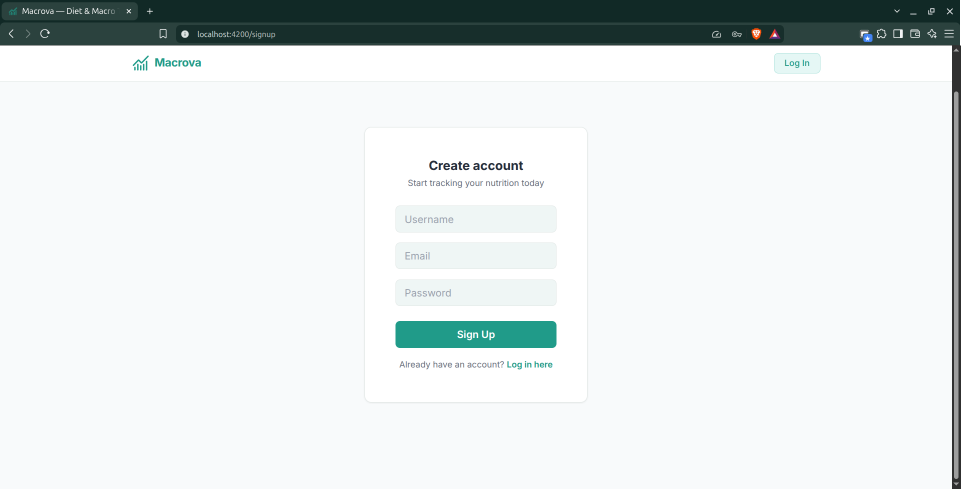
#> input picture docs/output/assets/1-signup-page.png, 1921 x 978 px (shown at 1/2 size); its folder holds only this picture in this run
$ python crop_shots.py
#> lines starting #> are read from the running program, lines starting #| are printed output that depends on the picture; after the words box and inside, x2 and y2 are one past the last pixel; in counts of white or black regions, pixels touching at a corner belong together
"""Trim the browser chrome and the empty canvas margins from the raw screenshots."""

import os
import sys

import numpy as np
from PIL import Image

HERE = os.path.dirname(os.path.abspath(__file__))
ASSETS = os.path.join(os.path.dirname(HERE), "assets")
OUT = os.path.join(ASSETS, "shots")
PAGE_TOP = 91      # first row below the browser chrome
PAD_X = 26
PAD_Y = 16


def content_top(grey):
    """First row after the white application header that follows the browser chrome."""
    white = (grey > 254).mean(axis=1)
    y = PAGE_TOP
    while y < grey.shape[0] and white[y] > 0.90:
        y += 1
    return y


def crop(path):
#> called with path = 'docs/output/assets/1-signup-page.png'
    im = Image.open(path).convert("RGB")
#> im is the input picture: PIL image 1921x978 RGB; mean R, G, B 224.8, 229.8, 230
    a = np.asarray(im).astype(np.int16)
    h, w, _ = a.shape
#> h = 978; w = 1921
    grey = a[:, : w - 26].mean(axis=2)
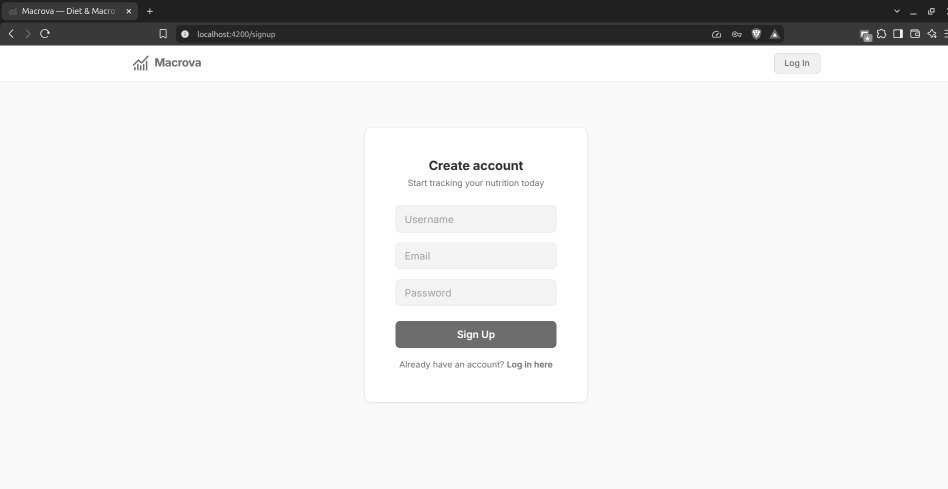
#> grey: shape (978, 1895) float64 (shown at 1/2 size); min 26, max 255, mean 229.4

    top = content_top(grey)
#> in content_top, `white = (grey > 254).mean(axis=1)`: white = 978 values, max 1 at index 91, min 0 at index 0, mean 0.161
#> the loop in content_top, `while y < grey.shape[0] and white[y] > 0.90:` made 31 passes
#> after the loop in content_top, `while y < grey.shape[0] and white[y] > 0.90:`: y = 122
#> top = 122
    canvas = a[top + 2, : w - 26]
#> canvas = 1895 rows, first 8: [255, 255, 255], [255, 255, 255], [255, 255, 255], [255, 255, 255], [255, 255, 255], [255, 255, 255], [255, 255, 255], [255, 255, 255]
    modal = (canvas // 4 * 4)
#> modal = 1895 rows, first 8: [252, 252, 252], [252, 252, 252], [252, 252, 252], [252, 252, 252], [252, 252, 252], [252, 252, 252], [252, 252, 252], [252, 252, 252]
    values, counts = np.unique(modal, axis=0, return_counts=True)
#> values = 84 rows, first 8: [32, 152, 136], [32, 152, 140], [32, 152, 144], [32, 152, 148], [32, 156, 160], [32, 160, 156], [32, 160, 168], [32, 164, 176]; counts = 84 values, max 1707 at index 83, min 1 at index 1, mean 22.56
    bg = values[counts.argmax()]
#> bg = [252, 252, 252]

    body = a[top:, : w - 26]
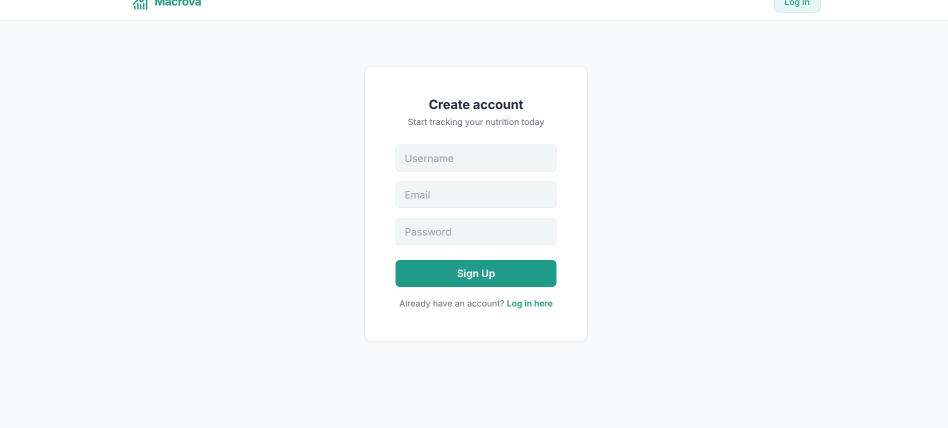
#> body: shape (856, 1895, 3) int16 (shown at 1/2 size); mean R, G, B 245.8, 249.1, 249.7
    mask = np.abs(body - bg).max(axis=2) > 6
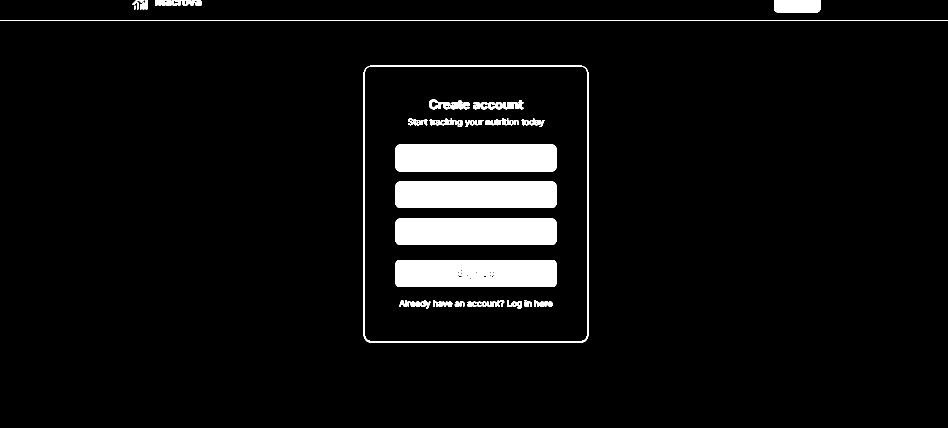
#> mask: shape (856, 1895) bool (shown at 1/2 size); 5.3% white; 45 white regions (3 under 20 px), largest, box (x1, y1, x2, y2) and area: (791, 289, 1113, 343) 17320, (791, 520, 1113, 574) 17134, (791, 363, 1113, 416) 16998
    cols = mask.sum(axis=0)
#> cols = 1895 values, max 540 at index 729, min 1 at index 0, mean 45.37
    rows = mask.sum(axis=1)
#> rows = 856 values, max 1895 at index 40, min 0 at index 25, mean 100.4
    keep_x = np.where(cols > 4)[0]
#> keep_x = 657 values from 266 to 1640
    keep_y = np.where(rows > 4)[0]
#> keep_y = 578 values from 0 to 685
    if keep_x.size == 0 or keep_y.size == 0:
        return im

    x0 = max(0, int(keep_x.min()) - PAD_X)
#> x0 = 240
    x1 = min(w - 26, int(keep_x.max()) + PAD_X)
#> x1 = 1666
    y0 = max(0, top - 4)
#> y0 = 118
    y1 = min(h, top + int(keep_y.max()) + PAD_Y)
#> y1 = 823
    return im.crop((x0, y0, x1, y1))
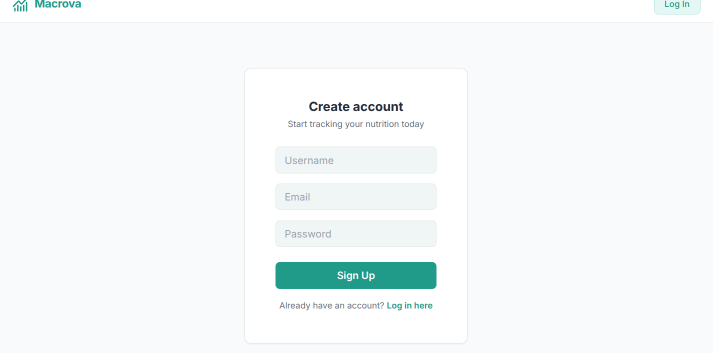
#> returned value: PIL image 1426x705 RGB (shown at 1/2 size); mean R, G, B 244.4, 248.4, 248.8


def main():
    os.makedirs(OUT, exist_ok=True)
    files = [n for n in os.listdir(ASSETS) if n[0].isdigit() and n.endswith(".png")]
    files.sort(key=lambda n: int(n.split("-")[0]))
    for name in files:
        n = int(name.split("-")[0])
        im = crop(os.path.join(ASSETS, name))
        im.save(os.path.join(OUT, f"shot-{n}.png"))
        print(f"{name:44s} -> shot-{n}.png  {im.size}")
#| 1-signup-page.png                            -> shot-1.png  (1426, 705)


if __name__ == "__main__":
    sys.exit(main())
#> (the program exits here)

$ run again, on docs/output/assets/13-meal-tracks-history-page.png
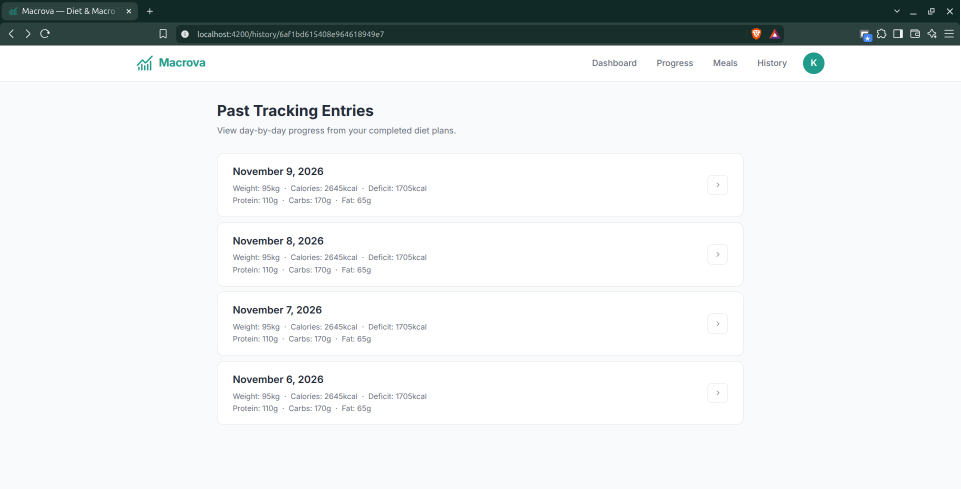
#> input picture docs/output/assets/13-meal-tracks-history-page.png, 1921 x 978 px (shown at 1/2 size)
#> in crop, im is the input picture: PIL image 1921x978 RGB; mean R, G, B 228.2, 231.6, 232
#> white = 978 values, max 1 at index 91, min 0 at index 0, mean 0.342
#> the loop in content_top, `while y < grey.shape[0] and white[y] > 0.90:` made 30 passes
#> after the loop in content_top, `while y < grey.shape[0] and white[y] > 0.90:`: y = 121
#> canvas = 1895 rows, first 8: [255, 255, 255], [255, 255, 255], [255, 255, 255], [255, 255, 255], [255, 255, 255], [255, 255, 255], [255, 255, 255], [255, 255, 255]
#> modal = 1895 rows, first 8: [252, 252, 252], [252, 252, 252], [252, 252, 252], [252, 252, 252], [252, 252, 252], [252, 252, 252], [252, 252, 252], [252, 252, 252]
#> values = 168 rows, first 8: [32, 152, 136], [32, 152, 140], [32, 152, 144], [32, 152, 148], [32, 152, 152], [32, 156, 160], [32, 168, 184], [36, 152, 136]; counts = 168 values, max 1512 at index 167, min 1 at index 1, mean 11.28
#> bg = [252, 252, 252]
#> in crop, `mask = np.abs(body - bg).max(axis=2) > 6`:
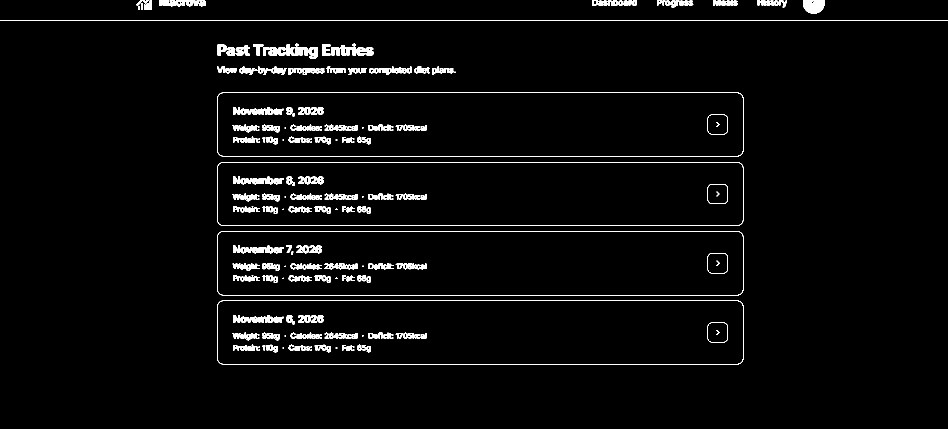
#> mask: shape (857, 1895) bool (shown at 1/2 size); 2.9% white; 171 white regions (16 under 20 px), largest, box (x1, y1, x2, y2) and area: (434, 462, 1487, 591) 2368, (434, 185, 1487, 313) 2366, (434, 324, 1487, 452) 2366
#> cols = 1895 values, max 445 at index 434, min 1 at index 0, mean 25.04
#> rows = 857 values, max 1895 at index 41, min 0 at index 27, mean 55.37
#> keep_x = 1260 values from 274 to 1648
#> keep_y = 345 values from 0 to 728
#> x0 = 248
#> x1 = 1674
#> y0 = 117
#> y1 = 865
#> in crop, `return im.crop((x0, y0, x1, y1))`:
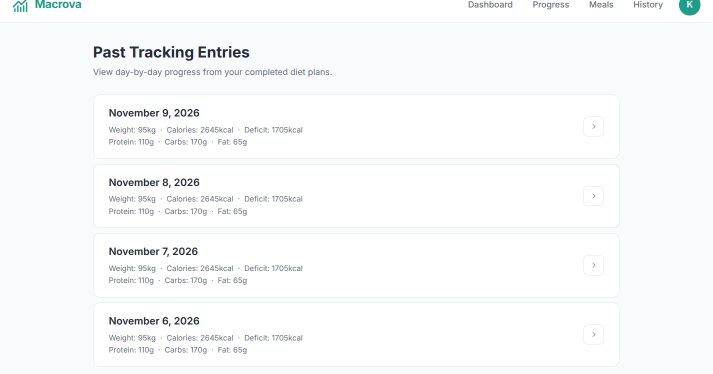
#> returned value: PIL image 1426x748 RGB (shown at 1/2 size); mean R, G, B 248.3, 249.5, 250.1
#| 13-meal-tracks-history-page.png              -> shot-13.png  (1426, 748)

$ run again, on docs/output/assets/14-meal-track-form-history.png
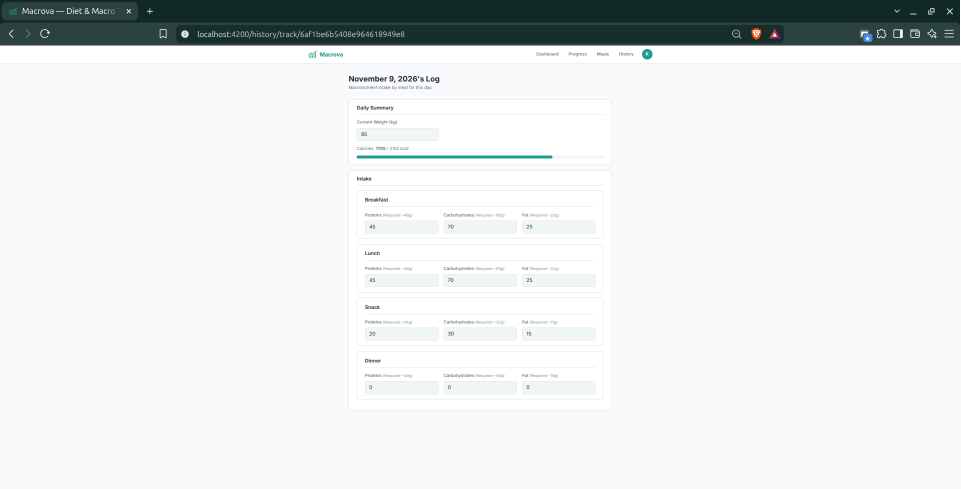
#> input picture docs/output/assets/14-meal-track-form-history.png, 1921 x 978 px (shown at 1/2 size)
#> in crop, im is the input picture: PIL image 1921x978 RGB; mean R, G, B 227.8, 231.7, 232.1
#> white = 978 values, max 1 at index 91, min 0 at index 0, mean 0.169
#> the loop in content_top, `while y < grey.shape[0] and white[y] > 0.90:` made 15 passes
#> after the loop in content_top, `while y < grey.shape[0] and white[y] > 0.90:`: y = 106
#> canvas = 1895 rows, first 8: [255, 255, 255], [255, 255, 255], [255, 255, 255], [255, 255, 255], [255, 255, 255], [255, 255, 255], [255, 255, 255], [255, 255, 255]
#> modal = 1895 rows, first 8: [252, 252, 252], [252, 252, 252], [252, 252, 252], [252, 252, 252], [252, 252, 252], [252, 252, 252], [252, 252, 252], [252, 252, 252]
#> values = 160 rows, first 8: [32, 152, 136], [32, 152, 140], [32, 152, 144], [32, 160, 168], [32, 168, 184], [36, 156, 140], [36, 172, 184], [44, 152, 140]; counts = 160 values, max 1680 at index 159, min 1 at index 1, mean 11.84
#> bg = [252, 252, 252]
#> in crop, `mask = np.abs(body - bg).max(axis=2) > 6`:
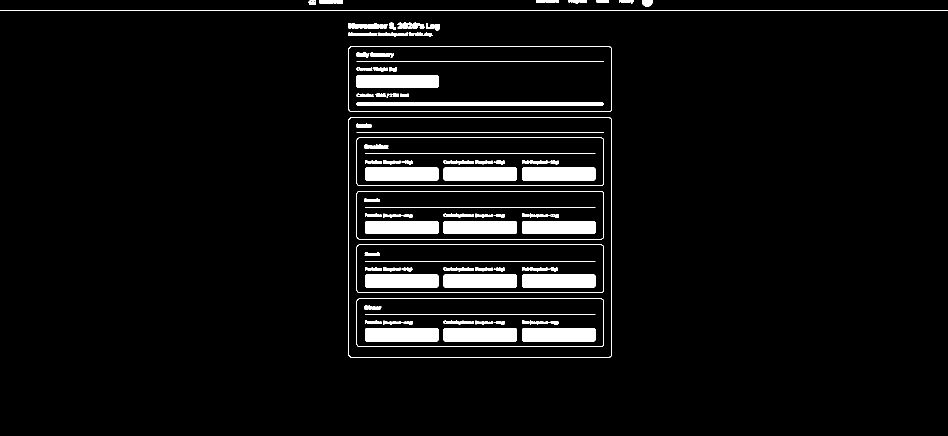
#> mask: shape (872, 1895) bool (shown at 1/2 size); 4.7% white; 97 white regions (1 under 20 px), largest, box (x1, y1, x2, y2) and area: (713, 150, 877, 176) 4252, (730, 656, 877, 683) 3957, (887, 656, 1034, 683) 3957
#> cols = 1895 values, max 618 at index 697, min 1 at index 0, mean 41.18
#> rows = 872 values, max 1895 at index 20, min 0 at index 13, mean 89.49
#> keep_x = 632 values from 618 to 1304
#> keep_y = 325 values from 0 to 714
#> x0 = 592
#> x1 = 1330
#> y0 = 102
#> y1 = 836
#> in crop, `return im.crop((x0, y0, x1, y1))`:
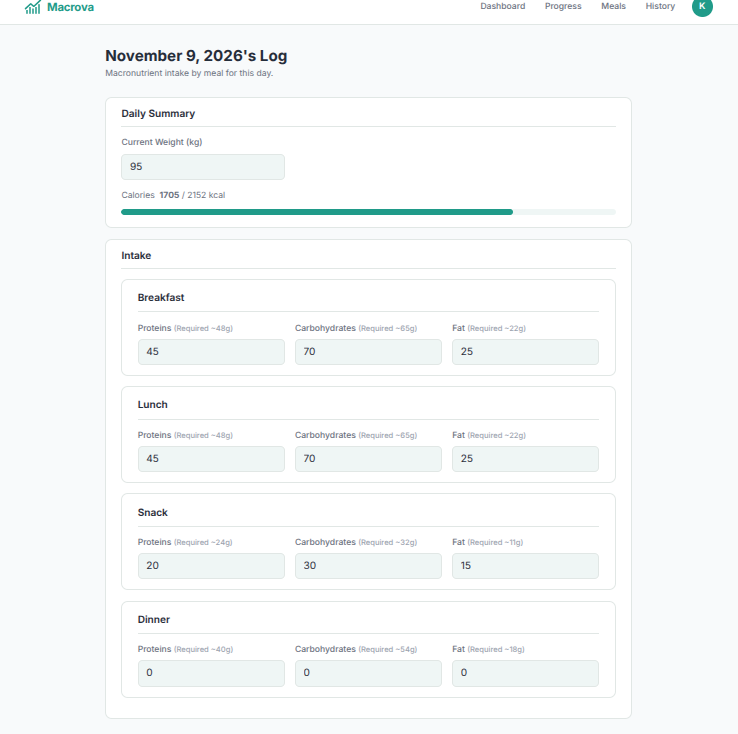
#> returned value: PIL image 738x734 RGB; mean R, G, B 247.4, 249.6, 249.9
#| 14-meal-track-form-history.png               -> shot-14.png  (738, 734)

$ run again, on docs/output/assets/10-dashboard-progressed.png
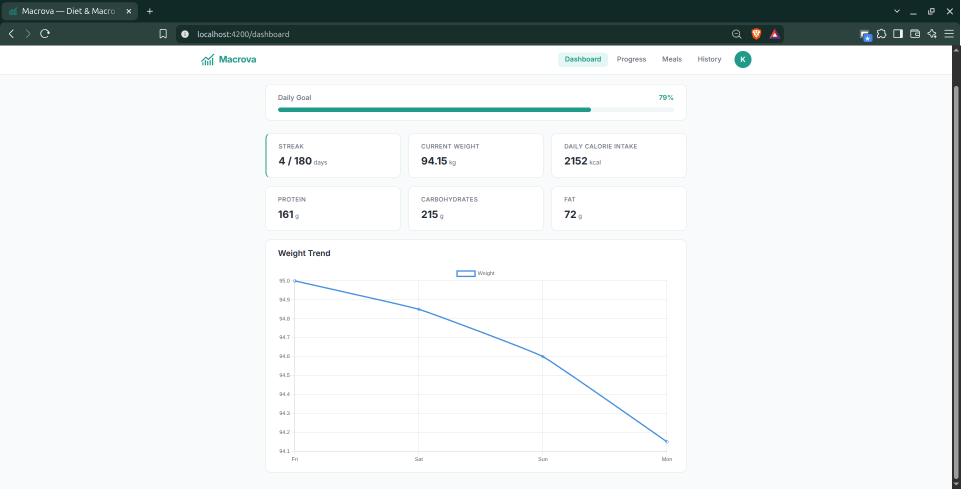
#> input picture docs/output/assets/10-dashboard-progressed.png, 1921 x 978 px (shown at 1/2 size)
#> in crop, im is the input picture: PIL image 1921x978 RGB; mean R, G, B 227.2, 231, 231.3
#> white = 978 values, max 1 at index 91, min 0 at index 0, mean 0.353
#> the loop in content_top, `while y < grey.shape[0] and white[y] > 0.90:` made 22 passes
#> after the loop in content_top, `while y < grey.shape[0] and white[y] > 0.90:`: y = 113
#> canvas = 1895 rows, first 8: [255, 255, 255], [255, 255, 255], [255, 255, 255], [255, 255, 255], [255, 255, 255], [255, 255, 255], [255, 255, 255], [255, 255, 255]
#> modal = 1895 rows, first 8: [252, 252, 252], [252, 252, 252], [252, 252, 252], [252, 252, 252], [252, 252, 252], [252, 252, 252], [252, 252, 252], [252, 252, 252]
#> values = 191 rows, first 8: [32, 152, 136], [32, 152, 148], [32, 156, 136], [32, 156, 140], [32, 156, 144], [32, 160, 160], [32, 164, 172], [36, 168, 184]; counts = 191 values, max 1561 at index 190, min 1 at index 1, mean 9.92
#> bg = [252, 252, 252]
#> in crop, `mask = np.abs(body - bg).max(axis=2) > 6`:
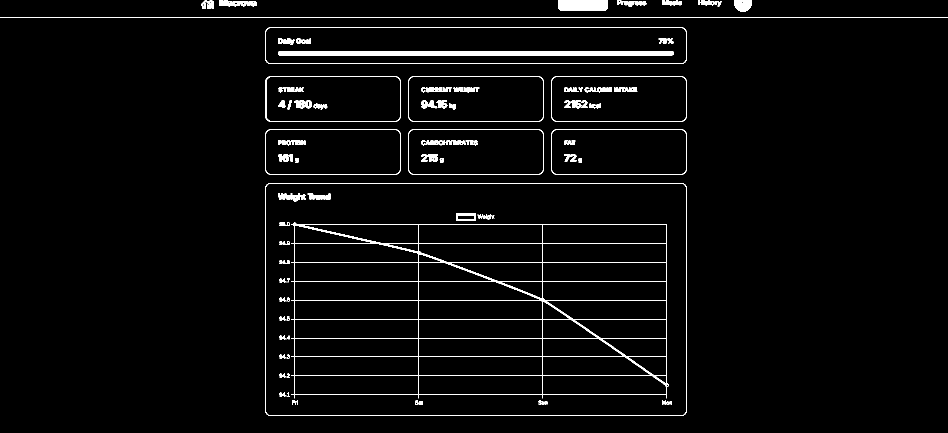
#> mask: shape (865, 1895) bool (shown at 1/2 size); 2.7% white; 99 white regions (3 under 20 px), largest, box (x1, y1, x2, y2) and area: (582, 445, 1338, 797) 11870, (556, 102, 1348, 111) 7112, (531, 366, 1373, 832) 2628
#> cols = 1895 values, max 672 at index 531, min 1 at index 0, mean 23.45
#> rows = 865 values, max 1895 at index 35, min 0 at index 23, mean 51.37
#> keep_x = 1013 values from 403 to 1502
#> keep_y = 635 values from 0 to 831
#> x0 = 377
#> x1 = 1528
#> y0 = 109
#> y1 = 960
#> in crop, `return im.crop((x0, y0, x1, y1))`:
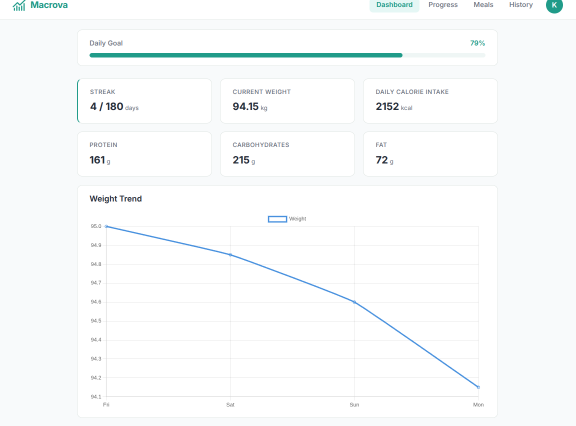
#> returned value: PIL image 1151x851 RGB (shown at 1/2 size); mean R, G, B 248.8, 250.7, 251.2
#| 10-dashboard-progressed.png                  -> shot-10.png  (1151, 851)
